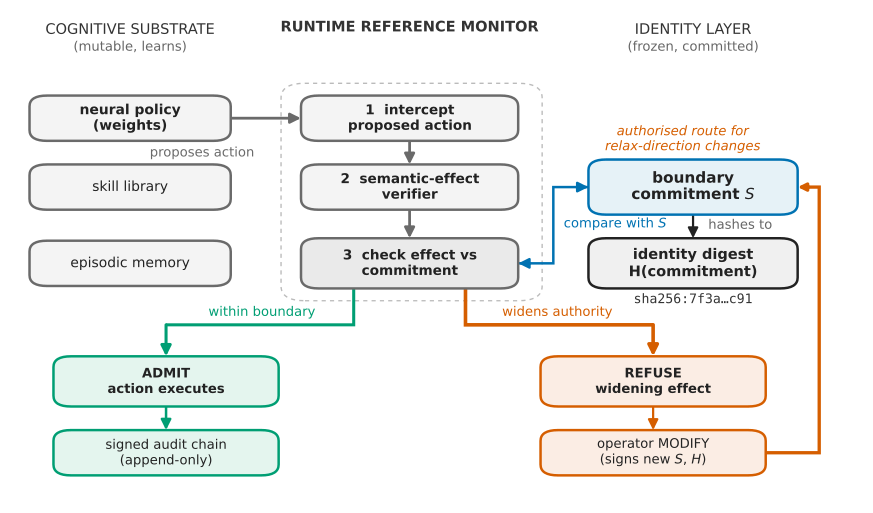

Here is the Python script that generated this plot:
#!/usr/bin/env python3
"""Supplementary Figure 3: the specified reference monitor between substrate and identity layer.

A reference-monitor data-flow diagram: how the boundary-contract gate mediates every
proposed action at runtime. The drifting neural substrate proposes an action; the
runtime monitor intercepts it; a semantic-effect verifier resolves what the action
would actually do; the effect is checked against the frozen boundary commitment
(whose hash is the identity digest); the action is admitted (and appended to the
signed audit chain) or refused. Relax-direction changes require operator-signed
MODIFY; pure tightening is permitted by the specification but omitted here.
The fixed-commitment prototype implements neither transition route.

Shows concretely "how the reference monitor works at
runtime" figure. Okabe-Ito palette, cohesive with the other figures. Standalone PDF.
"""

import matplotlib.pyplot as plt
from matplotlib.patches import FancyBboxPatch, FancyArrowPatch

GREEN = "#009E73"
VERMIL = "#D55E00"
BLUE = "#0072B2"
INK = "#222222"
GREY = "#666666"
MONO = {"family": "monospace"}

fig, ax = plt.subplots(figsize=(11.0, 6.4))
ax.set_xlim(0, 106.6)  # margin to the right of the return path and the caption above it
ax.set_ylim(0, 100)
ax.axis("off")


def box(x, y, w, h, text, edge, face, fs=9.5, bold=True, mono=False, zorder=3):
    ax.add_patch(FancyBboxPatch((x, y), w, h, boxstyle="round,pad=0.6,rounding_size=2.2",
                                linewidth=1.8, edgecolor=edge, facecolor=face, zorder=zorder))
    kw = dict(ha="center", va="center", fontsize=fs, color=INK, zorder=zorder + 1)
    if bold:
        kw["fontweight"] = "bold"
    if mono:
        kw["family"] = "monospace"
    ax.text(x + w / 2, y + h / 2, text, **kw)


def arrow(x0, y0, x1, y1, color=INK, lw=2.0, style="-|>", ms=15, rad=0.0, z=2):
    ax.add_patch(FancyArrowPatch((x0, y0), (x1, y1), arrowstyle=style, mutation_scale=ms,
                                 color=color, lw=lw, zorder=z, shrinkA=0, shrinkB=0,
                                 connectionstyle=f"arc3,rad={rad}"))


NEUTRAL = "#6A6A6A"   # substrate and monitor stages are neutral; green/vermilion mark outcomes only
NFACE = "#F4F4F4"


def lbl(x, y, text, color=GREY, fs=9.5, style="normal", ha="center", mono=False):
    kw = dict(ha=ha, va="center", fontsize=fs, color=color, style=style, zorder=6)
    if mono:
        kw["family"] = "monospace"
    ax.text(x, y, text, **kw)


# ---- lane titles ----
lbl(15, 96, "COGNITIVE SUBSTRATE", color="#333333", fs=10.5)
lbl(15, 92.5, "(mutable, learns)", color=GREY, fs=9.5)
lbl(85.5, 96, "IDENTITY LAYER", color="#333333", fs=10.5)
lbl(85.5, 92.5, "(frozen, committed)", color=GREY, fs=9.5)
ax.text(50, 96.5, "RUNTIME REFERENCE MONITOR", ha="center", va="center", fontsize=10.5,
        fontweight="bold", color="#333333")

# ---- substrate (left): neutral, it is neither admitted nor refused ----
box(3, 74, 24, 8, "neural policy\n(weights)", NEUTRAL, NFACE, fs=10)
box(3, 60, 24, 8, "skill library", NEUTRAL, NFACE, fs=10, bold=False)
box(3, 44.5, 24, 8, "episodic memory", NEUTRAL, NFACE, fs=10, bold=False)

# ---- identity layer (right) ----
box(73, 59, 25, 10, "boundary\ncommitment $S$", BLUE, "#E6F2F7", fs=11)
box(73, 44, 25, 9, "identity digest\nH(commitment)", INK, "#F0F0F0", fs=10.5)
lbl(85.5, 41.2, "sha256:7f3a…c91", color="#333333", fs=9.5, mono=True)

# ---- monitor (centre column), top to bottom: neutral stages ----
box(37, 74, 26, 8, "1  intercept\nproposed action", NEUTRAL, NFACE, fs=9.8)
box(37, 60, 26, 8, "2  semantic-effect\nverifier", NEUTRAL, NFACE, fs=9.8)
box(37, 44, 26, 9, "3  check effect vs\ncommitment", NEUTRAL, "#EAEAEA", fs=9.8)

# ---- outcomes (bottom) ----
box(6, 20, 27, 9, "ADMIT\naction executes", GREEN, "#E4F5EE", fs=9.5)
box(6, 6, 27, 8, "signed audit chain\n(append-only)", GREEN, "#E4F5EE", fs=9.5, bold=False)
box(67, 20, 27, 9, "REFUSE\nwidening effect", VERMIL, "#FBEDE4", fs=9.5)
box(67, 6, 27, 8, "operator MODIFY\n(signs new $S$, $H$)", VERMIL, "#FBEDE4", fs=9.5, bold=False, mono=False)

# ---- flows ----
# substrate proposes -> intercept
arrow(27.62, 78, 36.38, 78, color=NEUTRAL, lw=2.0)
lbl(24.0, 71.0, "proposes action", color=NEUTRAL, fs=9.5, ha="center")  # wholly left of the dashed monitor bracket (its edge is x=33.9)
# intercept -> verifier -> check
arrow(50, 73.38, 50, 68.62, color=NEUTRAL, lw=2.0)
arrow(50, 59.38, 50, 53.62, color=NEUTRAL, lw=2.0)
# check <-> commitment (compare against ceiling)
ax.plot([63.62, 68.0, 68.0, 72.38], [48.5, 48.5, 64.0, 64.0], color=BLUE, lw=1.8,  # one connector,
        solid_joinstyle="miter", solid_capstyle="butt", zorder=2)  # with a head only at each end
arrow(70.9, 64.0, 72.38, 64.0, color=BLUE, lw=1.8)   # into the commitment box
arrow(65.1, 48.5, 63.62, 48.5, color=BLUE, lw=1.8)   # and back into the check box
lbl(69.3, 56.4, "compare with $S$", color=BLUE, fs=9.5, ha="left")  # one line in the band between the two
# boxes (their drawn borders are y=58.4 and y=53.6), left-anchored just right of the vertical run at x=68
# commitment -> digest (hashes to)
arrow(85.5, 58.42, 85.5, 53.62, color=INK, lw=1.6)
lbl(87.4, 56.3, "hashes to", color=GREY, fs=9.5, ha="left")  # right of its arrow, clear of the label beside the connector
# check -> admit (green): orthogonal elbow, down from the gate, left along a bus, down into ADMIT
ax.plot([43, 43, 19.5], [43.38, 36, 36], color=GREEN, lw=2.2, solid_joinstyle="miter", solid_capstyle="butt", zorder=2)
arrow(19.5, 36, 19.5, 29.62, color=GREEN, lw=2.2)
lbl(31.5, 38.6, "within boundary", color=GREEN, fs=9.5)
# admit -> audit
arrow(19.5, 19.38, 19.5, 14.62, color=GREEN, lw=1.8)
# check -> refuse (vermilion): orthogonal elbow, down from the gate, right along a bus, down into REFUSE
ax.plot([57, 57, 80.5], [43.38, 36, 36], color=VERMIL, lw=2.6, solid_joinstyle="miter", solid_capstyle="butt", zorder=2)
arrow(80.5, 36, 80.5, 29.62, color=VERMIL, lw=2.6)
lbl(68.5, 38.6, "widens authority", color=VERMIL, fs=9.5)
# refuse -> modify (only path to change S)
arrow(80.5, 19.38, 80.5, 14.62, color=VERMIL, lw=1.6, style="-|>")
# modify -> commitment (the ONLY channel that changes S/H) -- long vermilion up the right
ax.plot([94.62, 101.3, 101.3, 99.9], [10, 10, 64, 64], color=VERMIL, lw=2.4,
        solid_joinstyle="miter", solid_capstyle="butt", zorder=4)
ax.add_patch(FancyArrowPatch((100.0, 64), (98.62, 64), arrowstyle="-|>", mutation_scale=11,
                             color=VERMIL, lw=2.4, shrinkA=0, shrinkB=0, zorder=4))
# two lines: on one line this label reached x=65.6 and crossed the monitor bracket's right edge (x=66.6)
ax.text(84.2, 73.8, "authorised route for\nrelax-direction changes",
        color=VERMIL, fontsize=9.5, style="italic", ha="center", va="center", zorder=6,
        linespacing=1.15)

# monitor bracket (subtle background)
ax.add_patch(FancyBboxPatch((34.5, 41.5), 31.5, 43, boxstyle="round,pad=0.6,rounding_size=3",
                            linewidth=1.0, edgecolor="#BBBBBB", facecolor="none",
                            linestyle=(0, (3, 3)), zorder=1))

import pathlib
out = pathlib.Path(__file__).resolve().parent
fig.savefig(out / "fig_architecture.pdf", bbox_inches="tight")
fig.savefig(out / "fig_architecture.png", dpi=170, bbox_inches="tight")
print("wrote", out / "fig_architecture.pdf")
